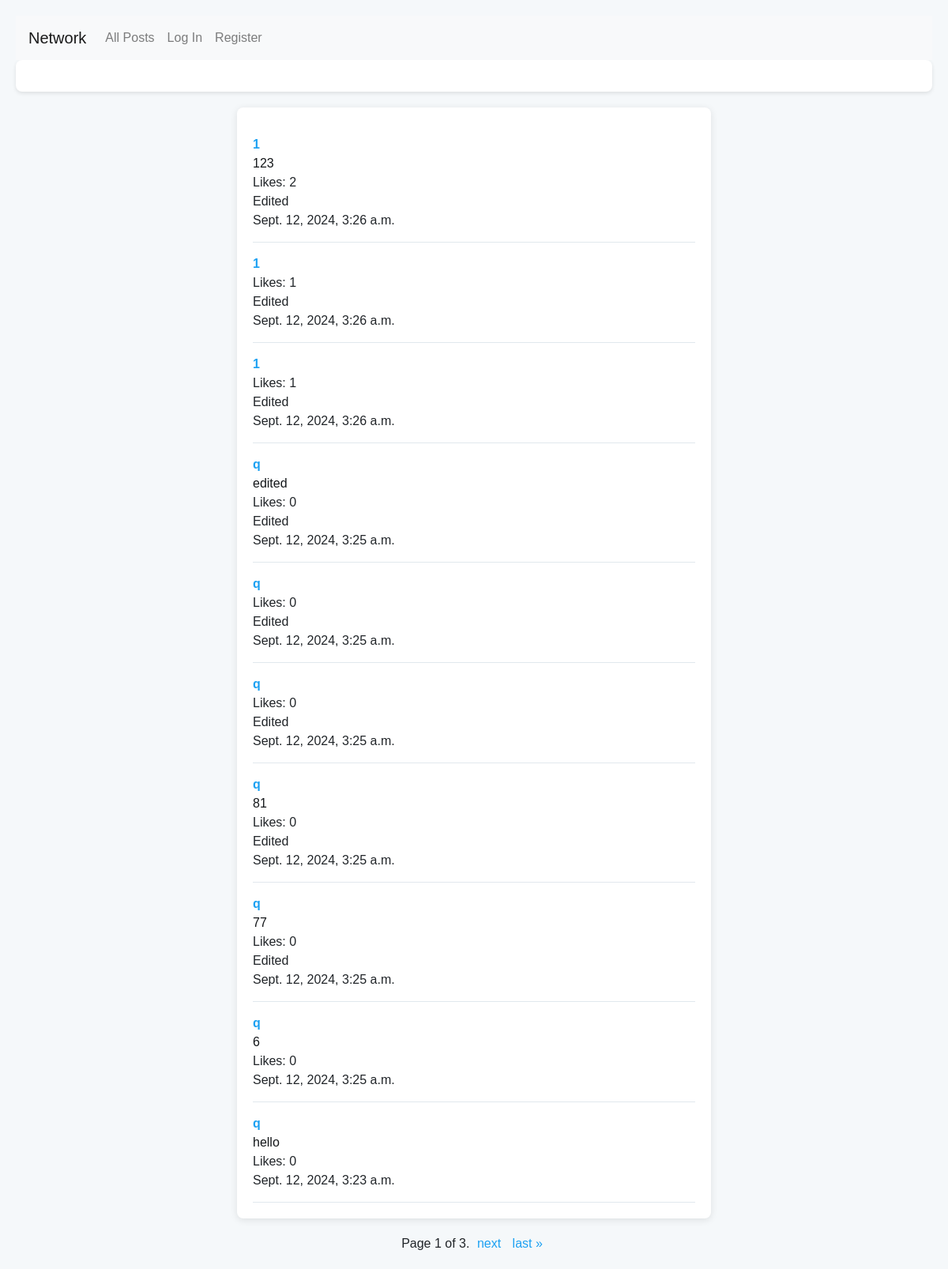
The page / on the database its author committed.
### network/models.py (models this page shows, shortened)
class Post(models.Model):
    user = models.ForeignKey("User", on_delete=models.CASCADE, related_name="poster")
    body = models.TextField(blank=True)
    timestamp = models.DateTimeField(auto_now_add=True)
    edited = models.BooleanField(default=False)
    likeUser = models.TextField(blank=True)
    likeCount = models.PositiveIntegerField(default=0)

class User(AbstractUser):
    followers = models.TextField(blank=True)
    following = models.TextField(blank=True)

### network/views.py (the view)
# urls.py: path("", views.index, name="index"),
def index(request):
    posts = Post.objects.all().order_by("-timestamp")
    p = Paginator(posts, 10)
    page_number = request.GET.get('page')
    page_obj = p.get_page(page_number)
    liked_posts = set()
    if request.user.is_authenticated:
        currentUser = get_object_or_404(User, username=request.user.username)
        for post in posts:
            if currentUser.username in post.likeUser.split(','):
                liked_posts.add(post.id)
    else:
        currentUser = None
    return render(request, "network/index.html",{
        "page_obj": page_obj,
        "currentUser": currentUser,
        "liked_posts": liked_posts,
        "posts": posts
    })

### network/templates/network/index.html (shortened to what this page needs)
{% extends "network/layout.html" %}
{% load static %}
{% block body %}
    <div class="submit">
    </div>
    <div id="posts">
    {% for post in page_obj %}
    <div class="post" data-id="{{ post.id }}">
        <a class="userProfile" href="{% url 'profileView' post.user %}">{{ post.user }}</a>
        <div class="postBody">{{ post.body }}</div>
        <div class="likeCount">
            <div id="like">Likes: {{post.likeCount}}</div>
        </div>
        {% if post.edited %}
            <div id="edit">Edited</div>
        {% endif %}
        <div>{{ post.timestamp }}</div>
    </div>
{% endfor %}
    </div>
    <div class="pagination">
        <span class="step-links">
            <span class="current">
                Page {{ page_obj.number }} of {{ page_obj.paginator.num_pages }}.
            </span>
            {% if page_obj.has_next %}
                <a href="?page={{ page_obj.next_page_number }}">next</a>
                <a href="?page={{ page_obj.paginator.num_pages }}">last &raquo;</a>
            {% endif %}
        </span>
    </div>
{% endblock %}

### network/static/network/styles.css (style rules this page uses)
body { font-family: Arial, sans-serif; background-color: #f5f8fa; margin: 0; padding: 20px; }
#posts { max-width: 600px; margin: auto; background: white; border-radius: 8px; box-shadow: 0 2px 10px rgba(0, 0, 0, 0.1); padding: 20px; }
.post { border-bottom: 1px solid #e1e8ed; padding: 15px 0; }
.postBody { font-size: 16px; color: #14171a; }
.userProfile { font-weight: bold; color: #1da1f2; text-decoration: none; }
.likeCount { display: flex; justify-content: space-between; align-items: center; }
.pagination { display: flex; justify-content: center; margin-top: 20px; }
.step-links a { margin: 0 5px; color: #1da1f2; text-decoration: none; }
.submit { background-color: #ffffff; border-radius: 8px; padding: 20px; box-shadow: 0 2px 5px rgba(0, 0, 0, 0.1); margin-bottom: 20px; }

### rows shown on the page
Post: user "1", body "123", likeCount "2", edited "Edited", timestamp "Sept. 12, 2024, 3:26 a.m."
Post: user "1", likeCount "1", edited "Edited", timestamp "Sept. 12, 2024, 3:26 a.m."
Post: user "1", likeCount "1", edited "Edited", timestamp "Sept. 12, 2024, 3:26 a.m."
Post: user "q", body "edited", likeCount "0", edited "Edited", timestamp "Sept. 12, 2024, 3:25 a.m."
Post: user "q", likeCount "0", edited "Edited", timestamp "Sept. 12, 2024, 3:25 a.m."
Post: user "q", likeCount "0", edited "Edited", timestamp "Sept. 12, 2024, 3:25 a.m."
Post: user "q", body "81", likeCount "0", edited "Edited", timestamp "Sept. 12, 2024, 3:25 a.m."
Post: user "q", body "77", likeCount "0", edited "Edited", timestamp "Sept. 12, 2024, 3:25 a.m."
Post: user "q", body "6", likeCount "0", timestamp "Sept. 12, 2024, 3:25 a.m."
Post: user "q", body "hello", likeCount "0", timestamp "Sept. 12, 2024, 3:23 a.m."

### other values the page prints
{{ page_obj.number }} "1"
{{ page_obj.paginator.num_pages }} "3"
